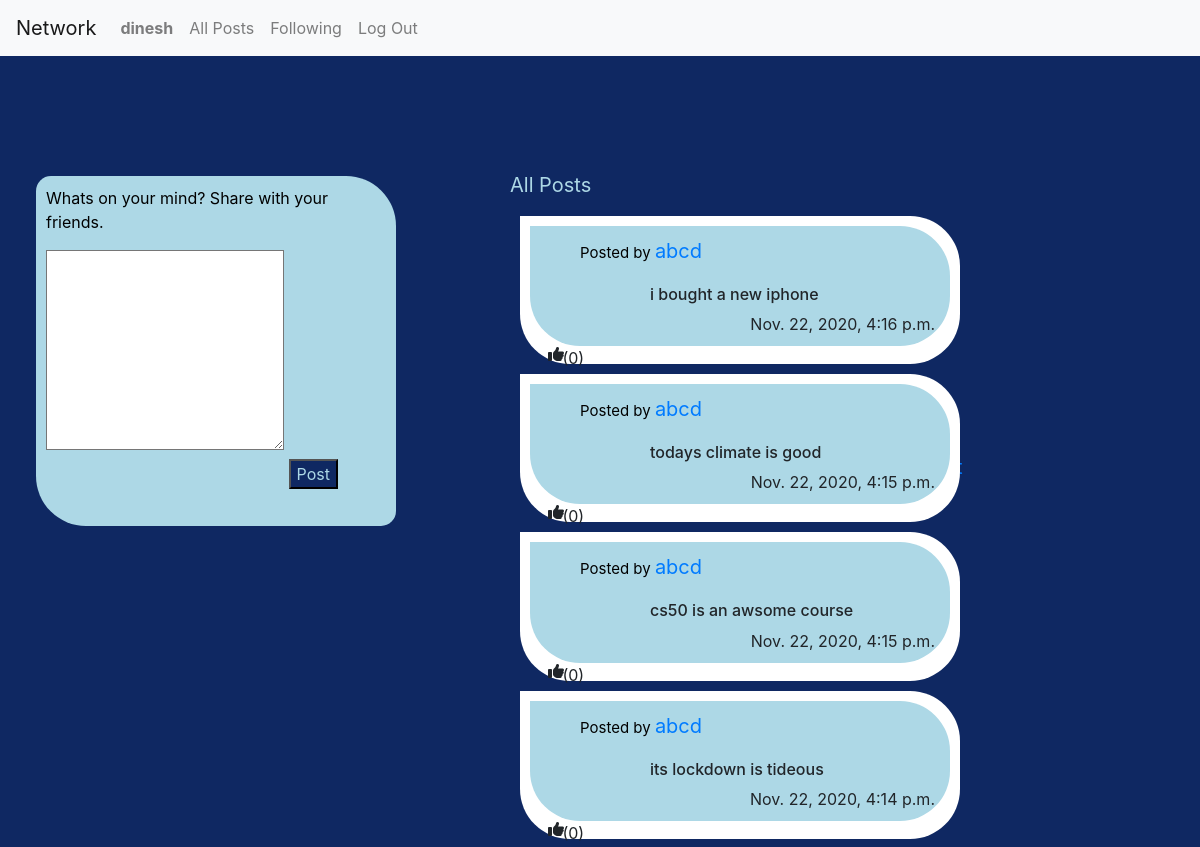
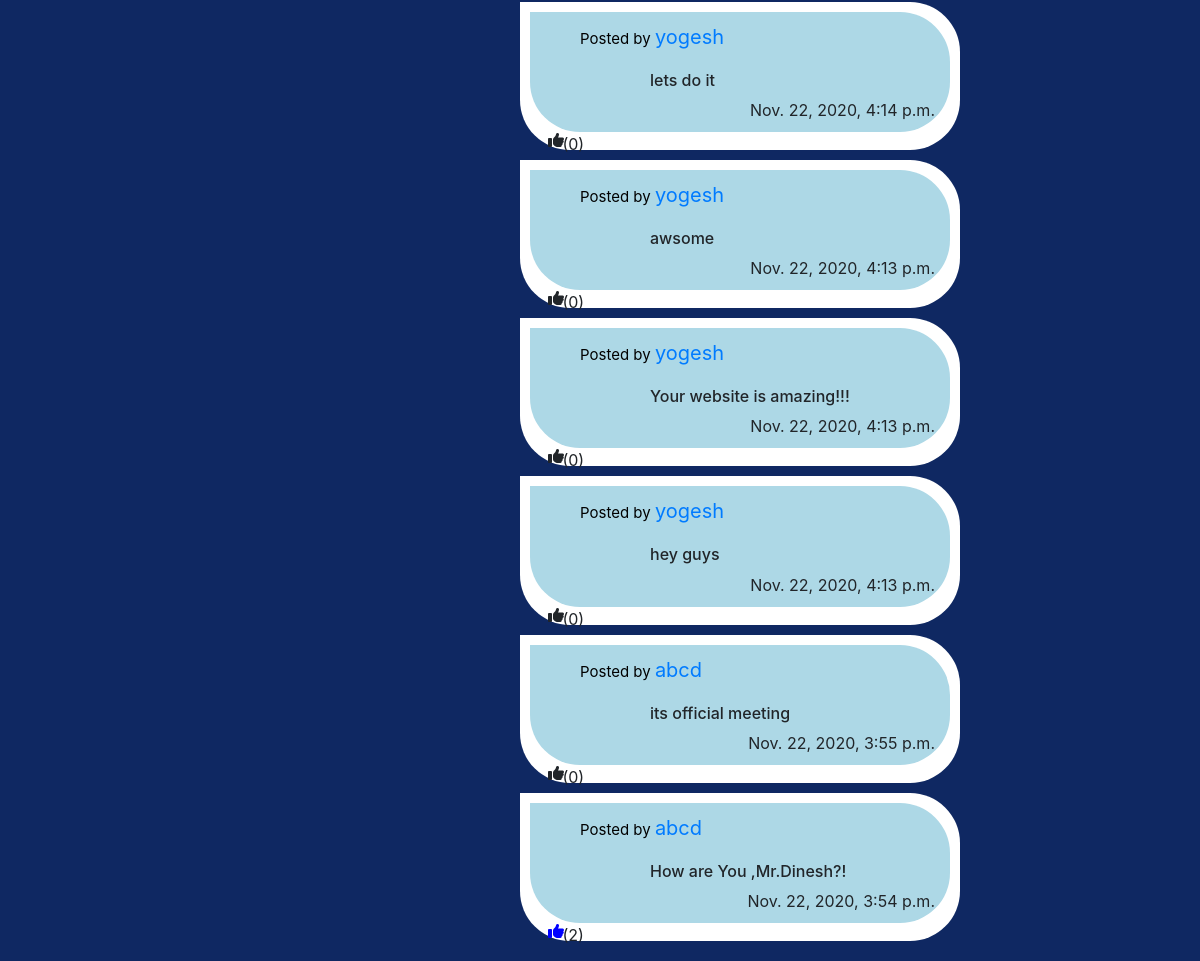
Page / (signed in) on the committed database (2 pictures, top to bottom).
### network/models.py (models this page shows, shortened)
class User(AbstractUser):
	likes=models.ManyToManyField('Posts',related_name='fans')
	follows=models.ManyToManyField('self',symmetrical=False,related_name="followers")

class Posts(models.Model):
	author=models.ForeignKey(User,on_delete=models.CASCADE,related_name="posted")
	content=models.CharField(max_length=300)
	date=models.DateTimeField()
	totallikes=models.IntegerField(default=0)

### network/views.py (the view)
# urls.py: path("", views.index, name="index"),
def index(request):
    if request.user.is_authenticated:
        loggedinuser=User.objects.get(username=request.user.username)
        postslikedbyuser=loggedinuser.likes.all()
        if request.method=="POST":
            content=request.POST["content"]
            date=datetime.datetime.now()
            post=Posts(author=loggedinuser,content=content,date=date,totallikes=0)
            post.save()
        posts=Posts.objects.all().order_by('date')
        posts=posts[::-1]
        paginator=Paginator(posts,10)
        return render(request, "network/index.html",{"posts":paginator.get_page(request.GET.get('page')),"postliked":postslikedbyuser})
    else:
        return HttpResponseRedirect(reverse('login'))

### network/templates/network/index.html (shortened to what this page needs)
{% extends "network/layout.html" %}
{% load static %}
{% block body %}
   {% if user.is_authenticated %}
   		<div class="newtweet">
   			<p style="color: black;">Whats on your mind? Share with your friends.</p>
   		<form action="{% url 'index' %}" method="POST">
   			<textarea  name="content"></textarea>
   			<button type="submit" >Post</button>
   		</form>
   		</div>
      <div id="pagiator" style="color:#add8e6 ">
              &nbsp;<strong>{{posts.number}}</strong>&nbsp;
        {% if posts.has_next %}
              &nbsp;<a style="font-size: 20px;" href="?page={{ posts.next_page_number }}"> Next </a>
        {% endif %}
      </div>
   		<div id ="allpost">
         <p style="color:#add8e6;font-size: 20px; ">All Posts</p>
        {% for post in posts %}
        <div style="padding: 10px; padding-bottom: 18px; background-color: white; margin:10px;">
            <div id="content{{post.pk}}">
                <p  style="font-size:15px;color: black;">Posted by
                <a href="{% url 'profile' post.author %}" style="padding-left: 0px; font-size: 20px;">{{post.author}}</a></p>
                <h6 style="padding-left: 70px;padding-top: 3px;" >{{post.content}}</h6>
                <li class="row justify-content-end" style="padding-right: 20px;">{{post.date}}</li>
            </div>
            {% if post in postliked %}
            <i class="fas fa-thumbs-up " style="color: blue;" id="likepost" data-id="{{post.pk}}"></i><span style="position: absolute; left:13%; " id="totallikes{{post.pk}}" >({{post.totallikes}})</span>
            {% else %}
            <i class="fas fa-thumbs-up "  id="likepost"  data-id="{{post.pk}}"></i><span style="position: absolute; left:13% " id="totallikes{{post.pk}}">({{post.totallikes}})</span>
            {% endif %}
        </div>
            {% empty%}
               <p> No Posts.</p>
         {% endfor %}
      </div>
   {% endif %}
{% endblock %}

### network/templates/network/layout.html (shortened to what this page needs)
{% load static %}
<!DOCTYPE html>
<html lang="en">
    <head>
        <link rel="stylesheet" href="https://stackpath.bootstrapcdn.com/bootstrap/4.4.1/css/bootstrap.min.css">
        <link href="{% static 'network/styles.css' %}" rel="stylesheet">
    </head>
    <body style="background-color:  #0f2862">
        <nav class="navbar navbar-expand-lg navbar-light bg-light" >
            <a class="navbar-brand" href="{% url 'index' %}">Network</a>
            <div >
              <ul class="navbar-nav mr-auto">
                {% if user.is_authenticated %}
                    <li class="nav-item">
                        <a class="nav-link" href="{% url 'profile' user.username %}"><strong>{{ user.username }}</strong></a>
                    </li>
                {% endif %}
                <li class="nav-item">
                  <a class="nav-link" href="{% url 'allposts' %}">All Posts</a>
                </li>
                {% if user.is_authenticated %}
                    <li class="nav-item">
                        <a class="nav-link" href="{% url 'following' %}">Following</a>
                    </li>
                    <li class="nav-item">
                        <a class="nav-link" href="{% url 'logout' %}">Log Out</a>
                    </li>
                {% endif %}
              </ul>
            </div>
          </nav>
        <div class="body">
            {% block body %}
            {% endblock %}
        </div>
    </body>
</html>

### network/static/network/styles.css (style rules this page uses)
.newtweet { margin:10%; width:40%; height: 50%; border-radius: 2px; border-color: 1px solid blue; }

### network/templates/network/layout.html (style rules this page uses)
.newtweet,.profile { margin-top: 10%; margin-left: 3%; width: 30%; height:350px; padding: 10px; position: fixed; border-bottom-left-radius: 50px; border-top-right-radius: 50px; border-top-left-radius: 15px; border-bottom-right-radius: 15px; border-color: 1px solid blue; background-color: #add8e6; }
.newtweet textarea { background-color: white; width:70%; height: 200px; }
.newtweet button { color: #add8e6; background-color: #0f2862; position: relative; top:30px; }
#allpost { position: absolute; top:40px; right:200px; left:20px; margin-left: 40%; margin-top:10%; padding:10px; width:40%; border-radius: 50px; }
#allpost div { padding:10px; padding-left: 50px; background-color: #add8e6; border-bottom-left-radius: 50px; border-top-right-radius: 50px; border-bottom-left-radius: 50px; border-bottom-right-radius: 50px; }
#pagiator { position: absolute; left:74%; top: 25%; }

### network/templates/network/index.html (style rules this page uses)
#likepost { position: absolute; left:10%; }

### rows in the picture
User: username "dinesh"
Posts: author "abcd", content "i bought a new iphone", date "Nov. 22, 2020, 4:16 p.m.", totallikes "0"
Posts: author "abcd", content "todays climate is good", date "Nov. 22, 2020, 4:15 p.m.", totallikes "0"
Posts: author "abcd", content "cs50 is an awsome course", date "Nov. 22, 2020, 4:15 p.m.", totallikes "0"
Posts: author "abcd", content "its lockdown is tideous", date "Nov. 22, 2020, 4:14 p.m.", totallikes "0"
Posts: author "yogesh", content "lets do it", date "Nov. 22, 2020, 4:14 p.m.", totallikes "0"
Posts: author "yogesh", content "awsome", date "Nov. 22, 2020, 4:13 p.m.", totallikes "0"
Posts: author "yogesh", content "Your website is amazing!!!", date "Nov. 22, 2020, 4:13 p.m.", totallikes "0"
Posts: author "yogesh", content "hey guys", date "Nov. 22, 2020, 4:13 p.m.", totallikes "0"
Posts: author "abcd", content "its official meeting", date "Nov. 22, 2020, 3:55 p.m.", totallikes "0"
Posts: author "abcd", content "How are You ,Mr.Dinesh?!", date "Nov. 22, 2020, 3:54 p.m.", totallikes "2"
